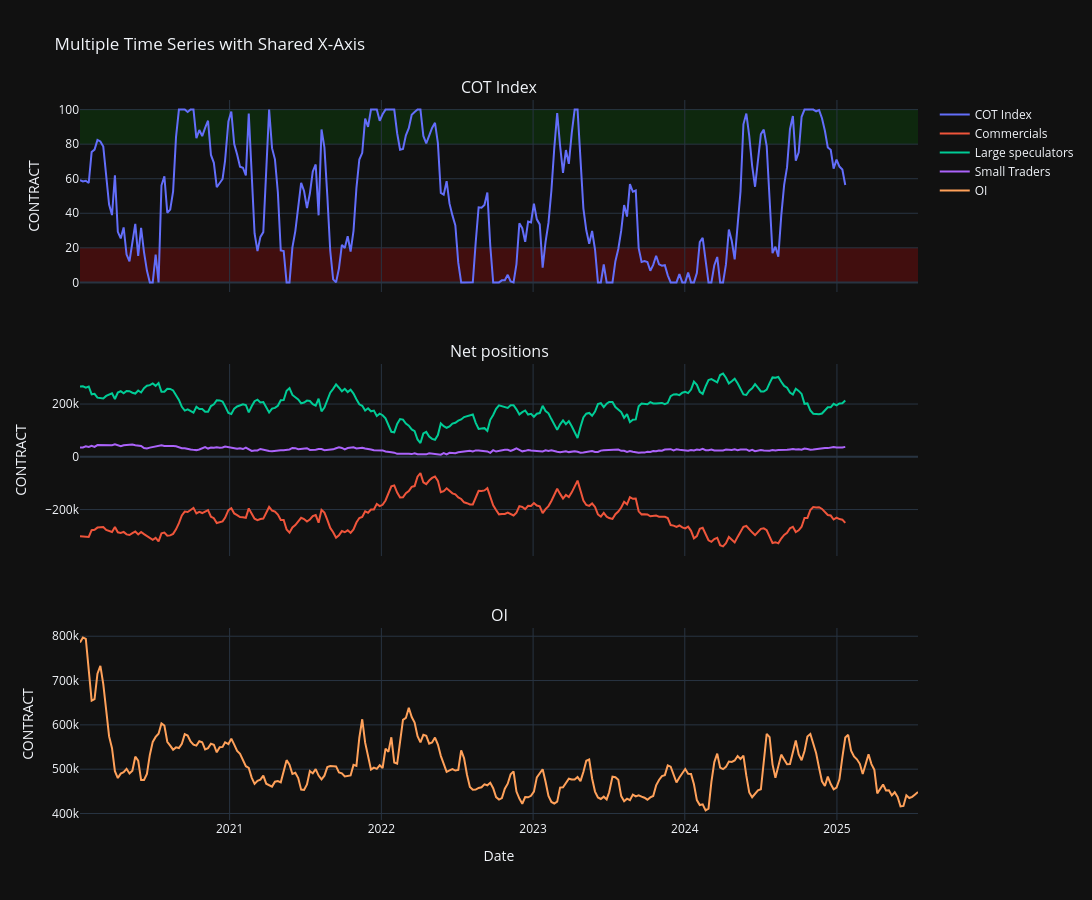

Write notebook code for a chart like this one.
### Markdown cell above
## Plotting all charts

### Code cell
import plotly.graph_objects as go
from plotly.subplots import make_subplots

# Create subplots: 1 column, 3 rows, shared X-axis
fig = make_subplots(rows=3, cols=1, shared_xaxes=True, vertical_spacing= 0.1, subplot_titles=('COT Index', 'Net positions', 'OI'))

# Add each series to its own subplot
fig.add_trace(go.Scatter(x=asset_df.index, y=commercials_df['Index'], name='COT Index'), row=1, col=1)
for col in net_positions_df.columns:
    fig.add_trace(go.Scatter(x=asset_df.index, y=net_positions_df[col], name=col), row=2, col=1)
fig.add_trace(go.Scatter(x=asset_df.index, y=oi_df['OI'], name='OI'), row=3, col=1)

fig.add_shape(
    type='rect',
    xref='paper',  # spans the full width of the plot
    yref='y1',  # y-axis of subplot in row 1
    x0=0,
    x1=1,
    y0=80,              # Adjust based on your y-axis range
    y1=100,
    fillcolor='green',
    opacity=0.2,
    line_width=0,
    layer='below'
)

fig.add_shape(
    type='rect',
    xref='paper',  # spans the full width of the plot
    yref='y1',  # y-axis of subplot in row 1
    x0=0,
    x1=1,
    y0=0,              # Adjust based on your y-axis range
    y1=20,
    fillcolor='red',
    opacity=0.2,
    line_width=0,
    layer='below'
)


# Update layout
fig.update_layout(
    height=900,
    width=1450,
    title_text='Multiple Time Series with Shared X-Axis',
    template='plotly_dark',
    hovermode='x unified',  # or 'x unified' or 'closest'
)
fig.update_xaxes(title_text='Date', row=3, col=1)  # Only show x-axis label on bottom chart
fig.update_yaxes(title_text='CONTRACT')

# Save as responsive HTML
fig.write_html("plots/cot_analysis.html", auto_open=False, full_html=True, include_plotlyjs='cdn', config={'responsive': True})
fig.show()

### Figure 1 — Plotly figure (JSON) as saved in the notebook; plotly's stock layout.template omitted (floating-point values rounded to 4 significant figures; data arrays with more than 128 entries replaced by an {"elided": "..."} marker saying what was removed)
{"data": [{"name": "COT Index", "type": "scatter", "x": {"elided": "289 str values"}, "xaxis": "x", "y": {"elided": "264 float values"}, "yaxis": "y"}, {"name": "Commercials", "type": "scatter", "x": {"elided": "289 str values"}, "xaxis": "x2", "y": {"elided": "264 int values"}, "yaxis": "y2"}, {"name": "Large speculators", "type": "scatter", "x": {"elided": "289 str values"}, "xaxis": "x2", "y": {"elided": "264 int values"}, "yaxis": "y2"}, {"name": "Small Traders", "type": "scatter", "x": {"elided": "289 str values"}, "xaxis": "x2", "y": {"elided": "264 int values"}, "yaxis": "y2"}, {"name": "OI", "type": "scatter", "x": {"elided": "289 str values"}, "xaxis": "x3", "y": {"elided": "289 int values"}, "yaxis": "y3"}], "layout": {"annotations": [{"font": {"size": 16}, "showarrow": false, "text": "COT Index", "x": 0.5, "xanchor": "center", "xref": "paper", "y": 1, "yanchor": "bottom", "yref": "paper"}, {"font": {"size": 16}, "showarrow": false, "text": "Net positions", "x": 0.5, "xanchor": "center", "xref": "paper", "y": 0.6333, "yanchor": "bottom", "yref": "paper"}, {"font": {"size": 16}, "showarrow": false, "text": "OI", "x": 0.5, "xanchor": "center", "xref": "paper", "y": 0.2667, "yanchor": "bottom", "yref": "paper"}], "height": 900, "hovermode": "x unified", "shapes": [{"fillcolor": "green", "layer": "below", "line": {"width": 0}, "opacity": 0.2, "type": "rect", "x0": 0, "x1": 1, "xref": "paper", "y0": 80, "y1": 100, "yref": "y"}, {"fillcolor": "red", "layer": "below", "line": {"width": 0}, "opacity": 0.2, "type": "rect", "x0": 0, "x1": 1, "xref": "paper", "y0": 0, "y1": 20, "yref": "y"}], "title": {"text": "Multiple Time Series with Shared X-Axis"}, "width": 1450, "xaxis": {"anchor": "y", "domain": [0, 1], "matches": "x3", "showticklabels": false}, "xaxis2": {"anchor": "y2", "domain": [0, 1], "matches": "x3", "showticklabels": false}, "xaxis3": {"anchor": "y3", "domain": [0, 1], "title": {"text": "Date"}}, "yaxis": {"anchor": "x", "domain": [0.7333, 1], "title": {"text": "CONTRACT"}}, "yaxis2": {"anchor": "x2", "domain": [0.3667, 0.6333], "title": {"text": "CONTRACT"}}, "yaxis3": {"anchor": "x3", "domain": [0, 0.2667], "title": {"text": "CONTRACT"}}}}
